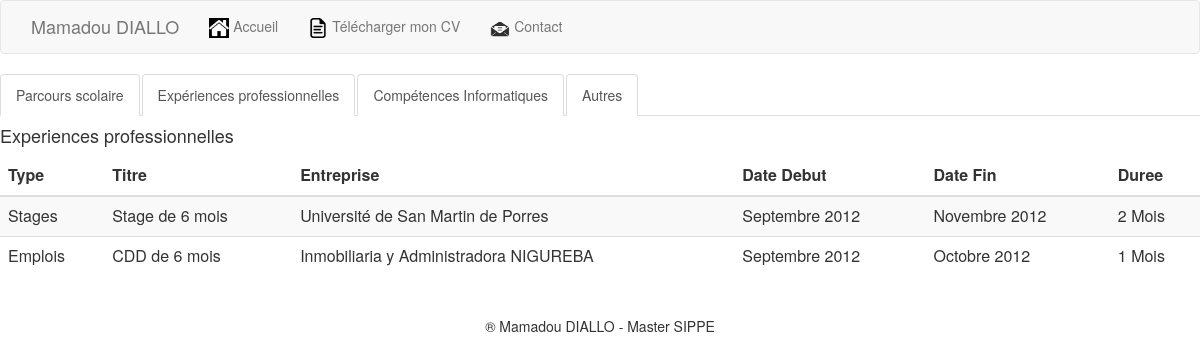
Page /index.php?categorie=experience on the committed database.
### tables this page shows
CREATE TABLE IF NOT EXISTS `experiences` (
  `id` int(11) NOT NULL AUTO_INCREMENT,
  `libelle` varchar(255) NOT NULL,
  `date_debut` date NOT NULL,
  `date_fin` date NOT NULL,
  `id_categorie` int(11) NOT NULL,
  `endroit` varchar(40) NOT NULL,
  PRIMARY KEY (`id`)
);

CREATE TABLE IF NOT EXISTS `experiences_categories` (
  `id` int(11) NOT NULL AUTO_INCREMENT,
  `libelle` varchar(255) NOT NULL,
  PRIMARY KEY (`id`)
);

### ressources/calcul_nb_mois.php (called while the page is built, shortened)
<?php
function calculNbMois($a,$b)
{
	$date1 = intval(substr($a,0,4))*12 + intval(substr($a,4,2));
	$date2 = intval(substr($b,0,4))*12 + intval(substr($b,4,2));
	return $date1 - $date2;
}
?>

### chunks/experience-professionnelle.php (the view)
<?php include('ressources/calcul_nb_mois.php'); ?>
    <h4>Experiences professionnelles</h4>
 	<table class="table table-striped">
		  <thead>
		    <tr>
		      <th scope="col">Type</th>
		      <th scope="col">Titre</th>
		      <th scope="col">Entreprise</th>
		      <th scope="col">Date Debut</th>
		      <th scope="col">Date Fin</th>
		      <th scope="col">Duree</th>
		    </tr>
		  </thead>
		        <tbody>
            <?php
            $sql = "SELECT experiences.id, experiences.libelle AS libelle, ELT(MONTH(experiences.date_debut), 'Janvier' , 'Fevrier' , 'Mars' , 'Avril' , 'Mai' , 'Juin' , 'Juillet' , 'Aout' , 'Septembre' , 'Octobre' , 'Novembre', 'Decembre' ) AS moisdebut , YEAR(experiences.date_debut) AS anneedebut, experiences.date_debut AS debut, ELT(MONTH(experiences.date_fin), 'Janvier' , 'Fevrier' , 'Mars' , 'Avril' , 'Mai' , 'Juin' , 'Juillet' , 'Aout' , 'Septembre' , 'Octobre' , 'Novembre', 'Decembre' ) AS moisfin, YEAR(experiences.date_fin) AS anneefin, experiences.date_fin AS fin, experiences.endroit, experiences_categories.libelle AS categorie from experiences INNER JOIN experiences_categories on experiences.id_categorie = experiences_categories.id ORDER BY debut DESC ";
            foreach ($mbd->query($sql) as $expe) {
            ?>
               <tr id="<?php echo $expe ['id']; ?>">
               <td><?php echo $expe ['categorie']; ?></td>
               <td><?php echo $expe ['libelle']; ?></td>
               <td><?php echo $expe ['endroit']; ?></td>
               <td><?php echo $expe ['moisdebut']. ' ' . $expe ['anneedebut'] ; ?></td>
               <td><?php echo $expe ['moisfin']. ' ' . $expe ['anneefin'] ; ?></td>
               <td><?php $debut= $expe['debut']; $fin=$expe['fin']; $d=date("Ym",strtotime($debut)); $f=date("Ym",strtotime($fin)); echo calculNbMois($f, $d).' Mois';?>
               </tr>
            <?php } ?>
        </tbody>
	</table>

### chunks/header.php (shortened to what this page needs)
<!DOCTYPE html>
<html lang="fr">
<head>
<link rel="stylesheet" href="style1.css" media="all"/>
<link href="css/bootstrap.css" rel="stylesheet">
</head>
<body>
<nav class="navbar navbar-default col-md-12">
  <div class="container-fluid">
    <div class="navbar-header">
      <a class="navbar-brand">Mamadou DIALLO</a>
    </div>
    <div class="collapse navbar-collapse" id="defaultNavbar1">
      <ul class="nav navbar-nav">
        <li><a href="index.php"><img src="img/house.png" height="20px"> Accueil</a></li>
        <li><a href="img/C.V_Mamadou.pdf"> <img src="img/paper.ico" height="20px"> Télécharger mon CV</a></li>
        <li><a href="index.php?categorie=formulaire"><img src="img/Mail -2.png" height="20px"> Contact<span></span></a>
        </li>
      </ul>
    </div>
  </div>
</nav>
</body>

### chunks/onglet.php
<ul class="nav nav-tabs">
  <li class="active"><a href="index.php?categorie=parcours">Parcours scolaire</a></li>
  <li class="active"><a href="index.php?categorie=experience">Expériences professionnelles</a></li>
  <li class="active"><a href="index.php?categorie=informatique">Compétences Informatiques</a></li>
  <li class="active"><a href="index.php?categorie=autres">Autres</a></li>
</ul>

### index.php (shortened to what this page needs)
<?php
include('scripts/connexion.php');
?>
<?php 	include('chunks/header.php'); ?>
<?php 	include('chunks/onglet.php'); ?>
<?php 	if (isset($_GET['categorie'])) : ?>
<?php 	switch ($_GET['categorie']) : ?>
<?php 	case 'experience' : ?>
<?php 		include('chunks/experience-professionnelle.php');?>
<?php 	break; ?>
<?php 	endswitch; ?>
<?php 	else : ?>
<?php 	include('chunks/home.php');?>
<?php 	endif; ?>
		<br />
<?php 	include('chunks/footer.php'); ?>

### chunks/footer.php
<footer style="text-align: center;"> &reg; Mamadou DIALLO - Master SIPPE </footer>

### rows in the picture
experiences: experiences_categories.libelle "Stages", libelle "Stage de 6 mois", endroit "Université de San Martin de Porres", moisdebut "Septembre", anneedebut "2012", moisfin "Novembre", anneefin "2012", calculNbMois($f, $d) "2"
experiences: experiences_categories.libelle "Emplois", libelle "CDD de 6 mois", endroit "Inmobiliaria y Administradora NIGUREBA", moisdebut "Septembre", anneedebut "2012", moisfin "Octobre", anneefin "2012", calculNbMois($f, $d) "1"
